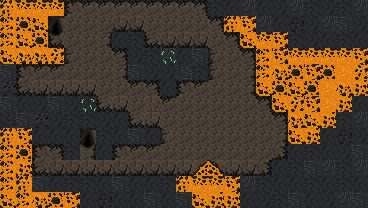

This game map was drawn from its Tiled (.tmx) file and the tilesets committed beside it. A one-line description and the full map source follow:
An orthogonal 23x13 tile map with 16x16 px tiles, 2 tile layers (Tile Layer 1, Tile Layer 2) and 7 objects (2x level_exit, crate, doubler, pickaxe, rock, ...).

<map version="1.10" tiledversion="1.10.2" orientation="orthogonal" renderorder="right-down" width="23" height="13" tilewidth="16" tileheight="16" infinite="0" nextlayerid="4" nextobjectid="9">
 <tileset firstgid="1" source="cave_crawler_v2.tsx" />
 <layer id="1" name="Tile Layer 1" width="23" height="13">
  <data encoding="csv">
46,46,46,46,95,95,95,95,95,95,95,95,96,95,95,95,95,79,79,79,79,79,2684354642,
46,46,46,82,61,61,61,78,78,61,61,61,61,2684354642,46,46,95,95,95,61,61,61,76,
46,46,46,1610612818,61,61,76,95,2684354655,1610612818,78,78,78,61,2684354642,46,46,46,95,95,95,95,95,
46,46,46,46,77,61,61,2684354642,3221225567,2684354655,2684354656,95,96,77,61,2684354642,46,46,46,46,46,46,46,
96,82,79,79,61,61,61,76,96,3221225567,3221225567,3221225568,2684354655,77,61,76,46,46,46,46,46,46,46,
2684354656,1610612818,78,61,61,61,61,61,79,2684354642,95,82,79,61,61,76,46,46,46,46,46,46,46,
96,95,3221225567,61,3221225567,3221225567,61,61,61,61,79,61,61,61,61,61,2684354642,46,46,46,46,46,95,
1610612831,96,2684354656,3221225567,61,61,3221225567,95,61,61,61,61,61,61,61,61,61,2684354642,46,46,46,95,95,
46,46,95,95,95,82,95,95,95,95,61,61,61,61,61,61,61,76,46,46,95,95,76,
46,46,82,2684354642,95,76,95,82,79,79,61,61,61,61,61,61,61,3221225554,95,95,95,61,76,
46,46,1610612818,78,78,61,79,78,78,78,78,61,46,46,61,78,3221225554,95,95,61,61,61,76,
46,46,95,95,95,95,95,95,95,95,95,46,46,46,46,95,95,95,61,61,61,61,76,
46,46,46,46,46,95,95,95,95,95,95,96,46,46,46,95,78,78,78,78,78,78,3221225554
</data>
 </layer>
 <layer id="2" name="Tile Layer 2" width="23" height="13">
  <data encoding="csv">
1,2,2,2,82,79,79,79,79,79,79,79,2684354642,2684354655,0,2684354656,0,3221225567,2684354656,2684354655,3221225567,2684354655,2684354656,
16,17,31,66,0,0,0,0,0,0,0,0,0,2684354642,1,3,2684354656,0,18,3221225567,2684354656,96,3221225567,
16,31,17,81,0,0,0,0,0,0,0,0,0,0,0,31,2,3,2684354655,3221225567,0,2684354655,0,
31,32,32,18,0,0,0,0,0,0,51,0,0,0,0,0,16,3,2,2,2,2,3,
0,0,0,0,0,0,0,0,0,0,0,0,0,0,0,0,16,32,17,3,17,0,18,
18,0,78,78,78,78,0,0,0,0,0,0,0,0,0,0,31,17,31,17,0,32,33,
0,0,0,96,0,51,1610612818,78,0,62,0,0,0,0,0,0,0,31,18,3,0,33,0,
0,0,18,0,2684354655,2684354655,0,0,1610612818,78,0,0,0,0,0,0,0,0,32,31,33,2684354655,2684354656,
1,3,0,0,0,66,2684354655,0,96,0,77,0,0,0,0,0,0,0,31,33,0,18,3221225567,
16,17,0,0,2684354655,81,0,0,0,0,0,0,0,0,0,0,0,0,0,2684354655,0,3221225567,96,
16,33,0,0,0,78,78,0,0,0,0,78,91,92,78,0,0,0,2684354655,96,2684354656,2684354655,2684354656,
16,1,96,0,2684354655,2684354655,0,96,0,0,2684354655,1,2,2,3,2684354656,2684354655,0,95,2684354655,95,2684354655,95,
31,16,32,17,3,0,18,0,0,96,0,0,31,33,33,0,3221225567,2684354655,96,95,3221225567,2684354656,96
</data>
 </layer>
 <objectgroup id="3" name="Object Layer 1">
  <object id="2" name="crate" x="87.9948" y="168.338">
   <point />
  </object>
  <object id="3" name="doubler" x="127.688" y="93.2553">
   <point />
  </object>
  <object id="4" name="pickaxe" x="48.3015" y="160.208">
   <point />
  </object>
  <object id="5" name="rock" x="63.6049" y="29.1722">
   <point />
  </object>
  <object id="6" name="level_exit" x="56.9097" y="28.2157">
   <point />
  </object>
  <object id="7" name="level_exit" x="88.9513" y="141.557">
   <point />
  </object>
  <object id="8" name="player_spawn" x="242.464" y="131.036">
   <point />
  </object>
 </objectgroup>
</map>
